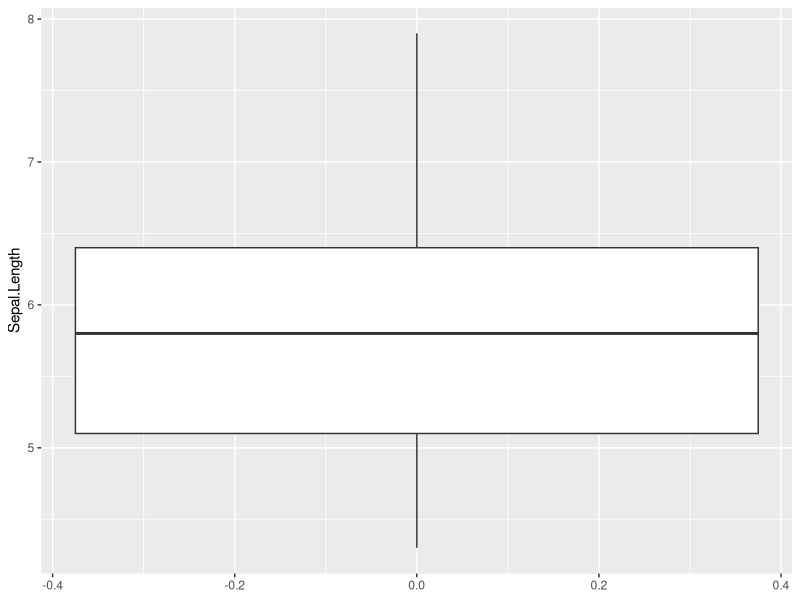
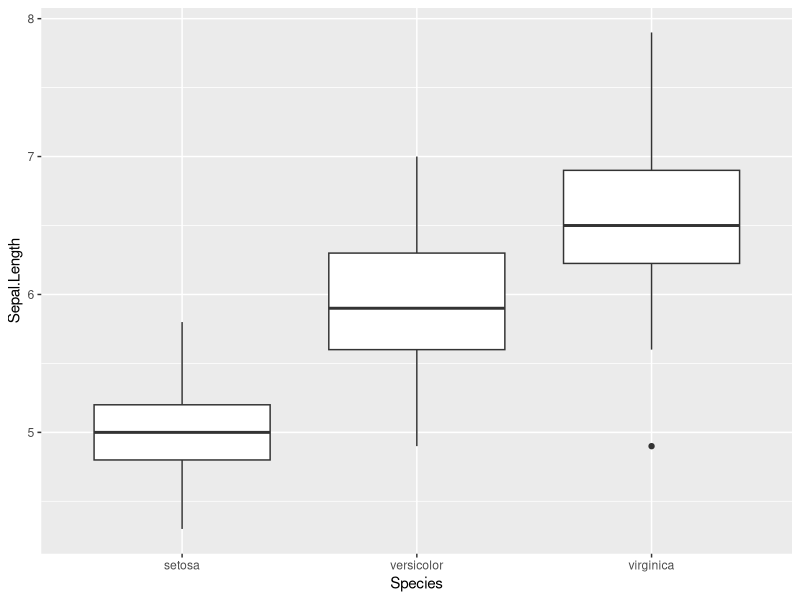
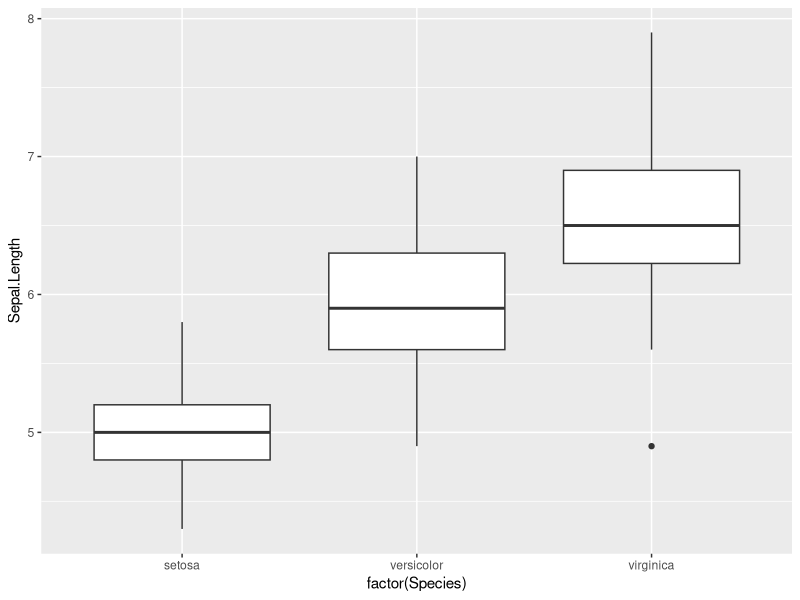
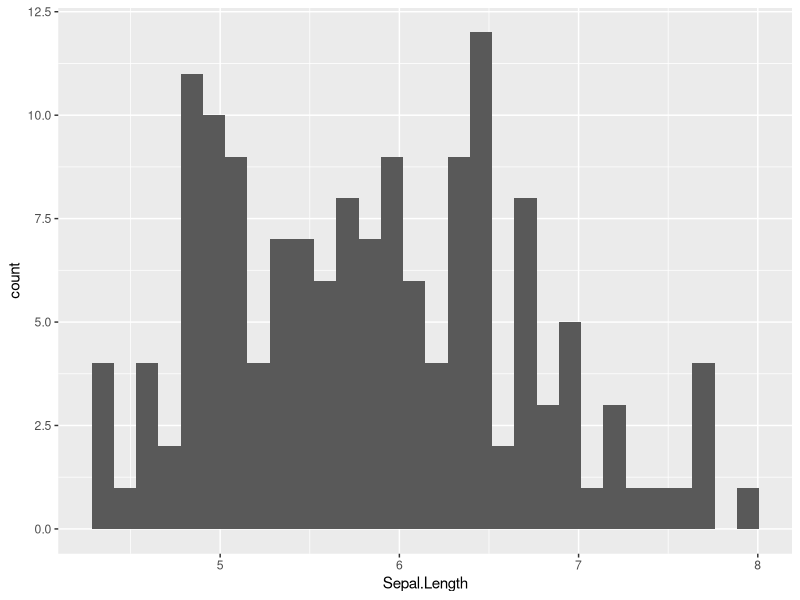
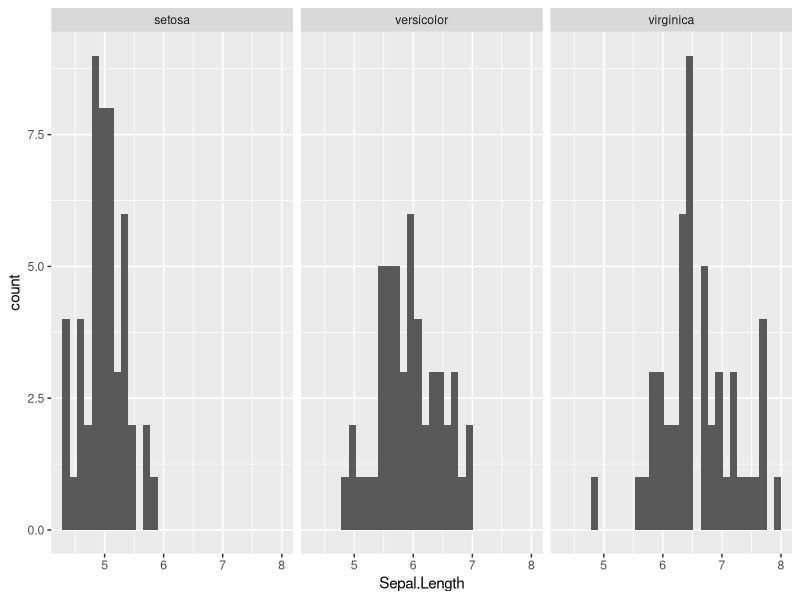
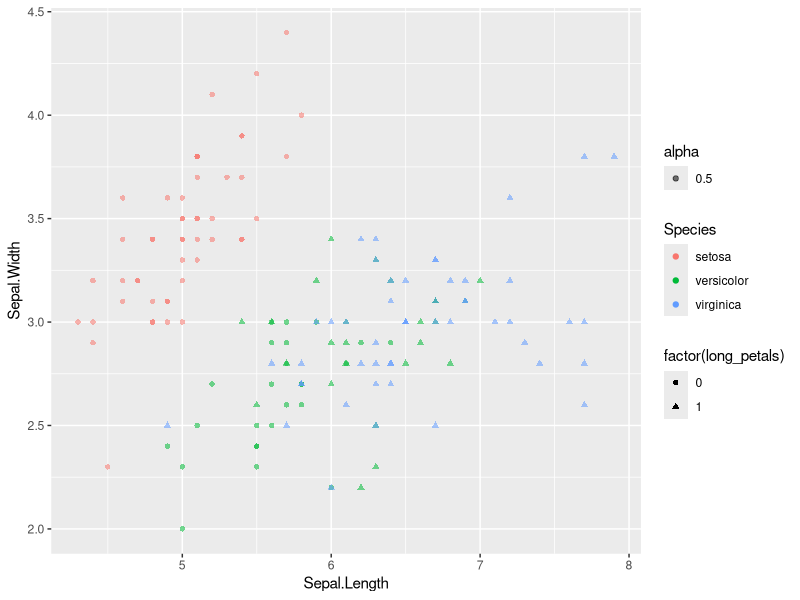
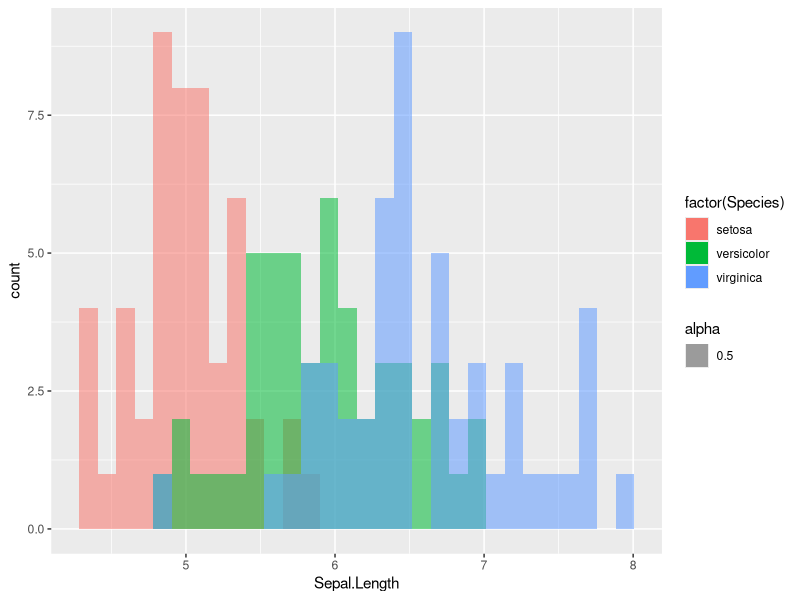
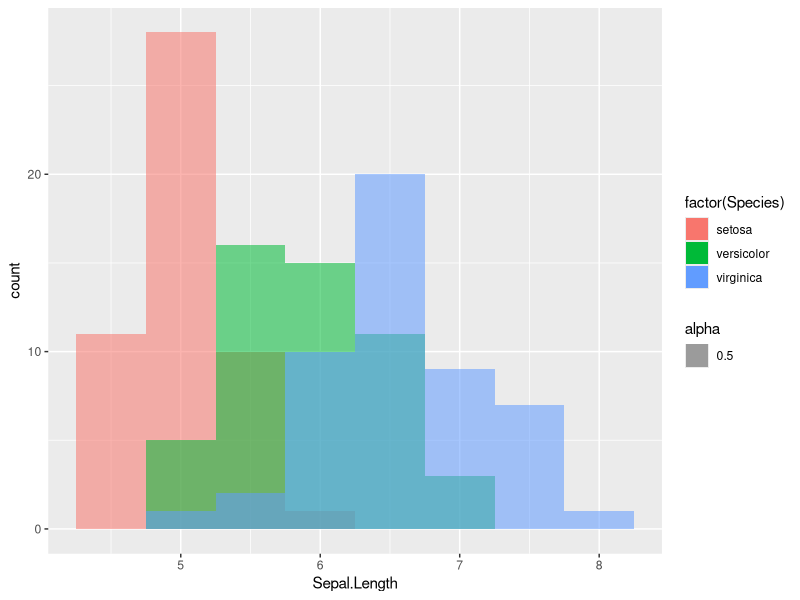

The R script that drew these images, in order: (Note: this script raises an error after producing the figures.)
## ---- chunk 1
knitr::opts_chunk$set(fig.align = 'center', warning = FALSE, message = FALSE)
## ---- chunk 2
# put code here; e.g.
a <- mean(iris$Petal.Length)
## ---- chunk 3
library(tidyverse)
## ---- chunk 4
mtcars %>%
  dplyr::mutate(var = cyl + mpg) %>%
  head()
## ---- chunk 5
summary(iris$Sepal.Length)
## ---- chunk 6
summary(iris$Sepal.Length[iris$Species == 'virginica'])
summary(iris$Sepal.Length[iris$Species == 'setosa'])
## ---- chunk 7
tapply(iris$Sepal.Length, iris$Species, summary)
## ---- chunk 8
range(iris$Sepal.Length)
## ---- chunk 9
unique(iris$Species)
## ---- chunk 10
iris %>%
  select(Species) %>%
  distinct()
## ---- chunk 11
#tidyverse
mtcars <- mtcars %>%
  mutate(mpg_by_cyl = mpg/cyl)

#base r (alternative)
mtcars$mpg_by_cyl <- mtcars$mpg/mtcars$cyl
## ---- chunk 12
# if_else example
iris <- iris %>%
  mutate(new_species = if_else(Species == 'versicolor' | Species == 'virginica', 'other', 'setosa'))
## ---- chunk 13
iris %>%
  group_by(Species) %>%
  summarize(mean.pl = mean(Petal.Length),
            sd.pl   = sd(Petal.Length))
## ---- chunk 14
my_summary <- iris %>%
  filter(Species != 'virginica') %>%
  group_by(Species) %>%
  summarize(mean.pl = mean(Petal.Length)) 

fx1 <- my_summary$mean.pl[my_summary$Species == 'versicolor'] - my_summary$mean.pl[my_summary$Species == 'setosa']
fx1
## ---- chunk 15
quantile(iris$Petal.Length, probs = c(0, 0.25, 0.5, 0.75, 1))
## ---- chunk 16
quantile(iris$Petal.Length[iris$Species == 'versicolor'], probs = c(0, 0.25, 0.5, 0.75, 1)) -
  quantile(iris$Petal.Length[iris$Species == 'virginica'], probs = c(0, 0.25, 0.5, 0.75, 1))
## ---- chunk 17
# counts
table(mtcars$cyl, mtcars$carb)

# joint distribution props
prop.table(table(mtcars$cyl, mtcars$carb))

# marginal distribution props
prop.table(table(mtcars$cyl, mtcars$carb), margin = 1) #row proportions
prop.table(table(mtcars$cyl, mtcars$carb), margin = 2) #col proportions
## ---- chunk 18
my_data <- c(NA, 1, 2, 3, NA)
mean(my_data) # returns NA
mean(my_data, na.rm = TRUE) # returns 2
## ---- chunk 19
tibble(x = c(NA, 1, 2, 3, 4),
       y = c(1:5)) %>%
  summarize(mean_x = mean(x, na.rm = TRUE),
            median_x = median(x, na.rm = T))
## ---- chunk 20
tibble(x = c(NA, 1, 2, 3, 4),
       y = c(1:5)) %>%
  summarize(mean_x = mean(x),
            median_x = median(x))
## ---- chunk 21
tibble(x = c(NA, 1, 2, 3, 4),
       y = c(1:5)) %>%
  filter(!is.na(x))
## ---- chunk 22
# BAD EXAMPLE: NEVER FOLLOW THIS
tibble(x = c(NA, 1, 2, 3, 4),
       y = c(1:5)) %>%
  filter(x != NA)
## ---- chunk 23
my_value <- mean(c(1:200))
## ---- chunk 24
iris %>%
  ggplot(aes(y = Sepal.Length)) + #notice the + rather than %>%
  geom_boxplot()
## ---- chunk 25
iris %>%
  ggplot(aes(y = Sepal.Length, x = Species)) + 
  geom_boxplot()
## ---- chunk 26
iris %>%
  ggplot(aes(y = Sepal.Length, x = factor(Species))) + 
  geom_boxplot()
## ---- chunk 27
iris %>%
  ggplot(aes(x = Sepal.Length)) +
  geom_histogram()
## ---- chunk 28
iris %>%
  ggplot(aes(x = Sepal.Length)) +
  geom_histogram() +
  facet_wrap(~Species)
## ---- chunk 29
sl.quantiles <- tapply(iris$Sepal.Length, iris$Species, quantile, probs = c(0, 0.25, 0.5, 0.75, 1))

sl.quantiles

sl.quantiles$versicolor - sl.quantiles$setosa
## ---- chunk 30
iris %>%
  group_by(Species) %>%
  mutate(q25 = quantile(Sepal.Length, probs = 0.25),
         q50 = quantile(Sepal.Length, probs = 0.5),
         q75 = quantile(Sepal.Length, probs = 0.75)) %>%
  distinct(q25, q50, q75)
## ---- chunk 31
p = c(0, 0.25, 0.5, 0.75, 1) #specify quantiles in a separate vector

iris_quantiles <- iris %>% 
  group_by(Species) %>% 
  summarise(quantiles = list(sprintf("q%s", p*100)),
            sepal.length = list(quantile(Sepal.Length, p))) %>% 
  unnest() %>%
  pivot_wider(id_cols = 'Species', names_from = quantiles, values_from = sepal.length)

iris_quantiles
## ---- chunk 32
iris_quantiles %>%
  pivot_longer(cols = starts_with('q'), names_to = 'key', values_to = 'value') %>%
  group_by(key) %>%
  mutate(diff = value - value[Species == 'setosa']) %>%
  head(6)
## ---- chunk 33
iris %>%
  summarize_at(vars(contains('Length')), funs(mean, sd))
## ---- chunk 34
iris %>%
  summarize_at(c("Sepal.Length", "Petal.Length"), funs(mean, sd))
## ---- chunk 35
iris_new <- iris %>%
  mutate(id = 1:nrow(.)) %>%
  pivot_longer(names_to = 'sepal_or_petal', 
               values_to = 'value', 
               cols = c('Sepal.Length', 'Petal.Length'))

head(iris_new)
## ---- chunk 36
iris_new %>%
  pivot_wider(id_cols = 'id', names_from = 'sepal_or_petal', values_from = 'value') %>%
  head()
## ---- chunk 37
iris %>%
  mutate(long_petals = if_else(Petal.Length > median(Petal.Length), 1, 0)) %>%
  ggplot(aes(x = Sepal.Length, y = Sepal.Width, color = Species, shape = factor(long_petals), alpha = 0.5)) +
  geom_point()
## ---- chunk 38
iris %>%
  ggplot(aes(x = Sepal.Length, fill = factor(Species), alpha = 0.5)) +
  geom_histogram(position = 'identity')
## ---- chunk 39
iris %>%
  ggplot(aes(x = Sepal.Length, fill = factor(Species), alpha = 0.5)) +
  geom_histogram(position = 'identity', binwidth = 0.5)
## ---- chunk 40
mtcars %>%
  ggplot(aes(x = gear, fill = factor(carb))) +
  geom_bar(position = 'dodge2') 
## ---- chunk 41
cor(iris$Sepal.Length, iris$Sepal.Width)
## ---- chunk 42
summary(iris$Sepal.Length)
sd(iris$Sepal.Length)
## ---- chunk 43
z.score <- (iris$Sepal.Length - mean(iris$Sepal.Length))/sd(iris$Sepal.Length)
mean(z.score)
sd(z.score)
summary(z.score)
## ---- chunk 44
iris %>%
  select_if(is.numeric) %>%
  cor()
## ---- chunk 45
reg1 <- lm(Sepal.Length ~ Petal.Width, data = iris)
## ---- chunk 46
summary(reg1)
## ---- chunk 47
resid  <- reg1$residuals
fitted <- reg1$fitted.values
## ---- chunk 48
plot(iris$Petal.Width, resid)
abline(h = 0, col = 'red')
## ---- chunk 49
tibble(resid = resid, petal.width = iris$Petal.Width) %>%
  ggplot(aes(x = fitted, y = resid)) +
  geom_point() +
  geom_hline(yintercept = 0, col = 'red')
## ---- chunk 50
plot(reg1, 1)
## ---- chunk 51
reg2 <- lm(Sepal.Length ~ factor(Species), data = iris)
summary(reg2)
## ---- chunk 52
reg3 <- lm(Sepal.Length ~ Sepal.Width, data = iris)

newvalues <- tibble(
  Sepal.Width = quantile(iris$Sepal.Width, probs = c(0.2, 0.4, 0.6, 0.8))
)

prediction <- predict(reg3, newdata = newvalues) #returns a vector

newvalues <- newvalues %>%
  mutate(haty = prediction, 
         quantiles = c(0.2, 0.4, 0.6, 0.8)) #returns a dataframe
## ---- chunk 53
plot(fitted(reg4), residuals(reg4))
abline(h = 0, col = 'red')
## ---- chunk 54
plot(fitted(reg4), residuals(reg4))
## ---- chunk 55
plot(reg4, which = 1)
## ---- chunk 56
tibble(resid = reg4$resid, fitted = reg4$fitted) %>%
  ggplot(aes(x = fitted, y = resid)) +
  geom_point() +
  geom_smooth(se = FALSE) +
  geom_hline(yintercept = 0, color = 'red')
## ---- chunk 57
iris %>%
  ggplot(aes(x = Sepal.Length, y = Petal.Width)) +
  geom_point() +
  geom_smooth(method = 'lm', se = FALSE)
## ---- chunk 58
reg4 <- lm(Sepal.Length ~ Sepal.Width + factor(Species), data = iris) #run the regreesion
## ---- chunk 59
intercepts <- c(coef(reg4)["(Intercept)"],
                coef(reg4)["(Intercept)"] + coef(reg4)["factor(Species)versicolor"],
                coef(reg4)["(Intercept)"] + coef(reg4)["factor(Species)virginica"]) #create a vector of intercepts for each species

lines.df <- tibble(intercepts = intercepts,
                   slopes = rep(coef(reg4)["Sepal.Width"], 3),
                   Species = levels(factor(iris$Species))) #create a dataframe containing the intercepts and slopes for each Species

iris %>%
  ggplot(aes(y = Sepal.Length, x = Sepal.Width, color = factor(Species))) + 
  geom_point() +
  geom_abline(aes(intercept = intercepts,
                  slope = slopes,
                  color = factor(Species)), data = lines.df) #notice the input here is lines.df, and we specify the slope
#and intercepts for these lines within the aes argument
## ---- chunk 60
reg.interactions <- lm(Sepal.Length ~ Sepal.Width + Species + Species*Sepal.Width, iris)
summary(reg.interactions)
## ---- chunk 61
iris %>%
  ggplot(aes(y = Sepal.Length, x = Sepal.Width, color = factor(Species))) + 
  geom_point() +
  geom_smooth(method = 'lm', se = FALSE)
